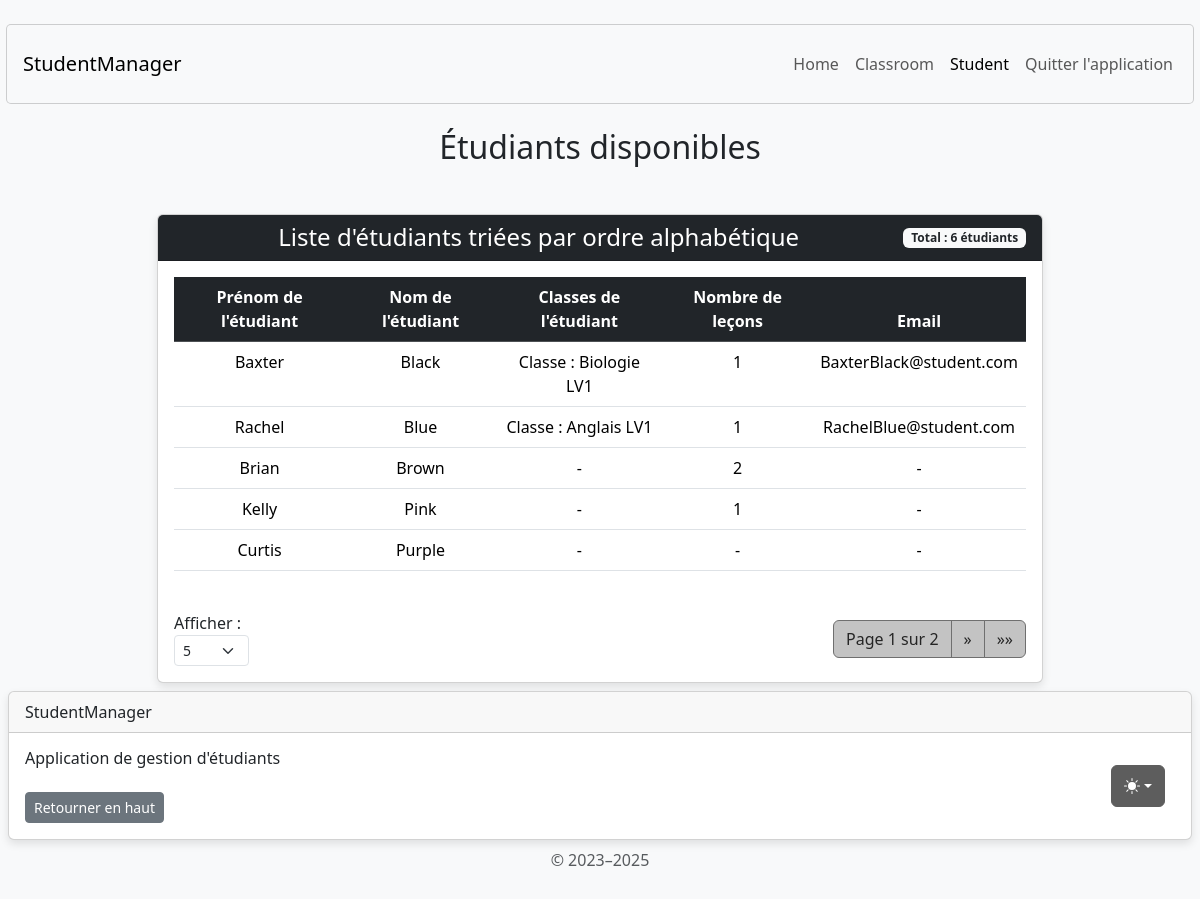
/student/display/, run on the app's committed database.
### student/models.py (models this page shows, shortened)
class Student(AbstractUser):
    username = None
    email = models.EmailField('email address', unique=True, null=True, blank=True)
    USERNAME_FIELD = 'email'
    REQUIRED_FIELDS = []
    classroom = models.ForeignKey(
        Classroom,
        on_delete=models.SET_NULL,
        null=True,
        blank=True,
        related_name="students"
    )
    lessons = models.ManyToManyField(Lesson, through='StudentLesson', blank=True)
    groups = models.ManyToManyField(
        'auth.Group',
        blank=True,
        related_name='student_set',
        help_text='The groups this user belongs to.',
        verbose_name='groups'
    )
    user_permissions = models.ManyToManyField(
        'auth.Permission',
        blank=True,
        related_name='student_set_permissions',
        help_text='Specific permissions for this user.',
        verbose_name='user permissions'
    )

### classroom/models.py (models this page shows, shortened)
class Classroom(models.Model):
    classroom_name = models.CharField(max_length=255)
    number_of_places_available = models.PositiveIntegerField(default=0)
    def __str__(self):
        return f"Classe : {self.classroom_name}"

### student/views.py (the view)
# urls.py: path('student/display/', display_students_view, name='display_students'),
def display_students_view(request):
    try:
        items_per_page = int(request.GET.get('items_per_page', 5))
        if items_per_page not in [5, 10, 50, 100]:
            items_per_page = 5
    except (ValueError, TypeError):
        items_per_page = 5
    students = Student.objects.all() \
        .order_by('last_name', 'first_name') \
        .select_related('classroom') \
        .prefetch_related('lessons')
    paginator = Paginator(students, items_per_page)
    page_number = request.GET.get('page')
    page_obj = paginator.get_page(page_number)
    context = {
        'page_obj': page_obj,
        'students': page_obj.object_list,
        'has_students': page_obj.object_list.exists(),
        'items_per_page': items_per_page,
        'per_page_options': [5, 10, 50, 100]
    }
    return render(request, 'student/display_students.html', context)

### student/templates/student/display_students.html (shortened to what this page needs)
{% extends 'home/base.html' %}
{% load static %}
{% block content %}
<body class="d-flex align-items-center py-4 bg-body-tertiary">
    <main class="container text-center">
        <h2 class="mb-4 mt-4">Étudiants disponibles</h2>
        <div class="container mt-5">
            <div class="row justify-content-center">
                <div class="col-md-10">
                    <div class="card">
                        <div class="card-header bg-dark text-white d-flex justify-content-between align-items-center">
                            <h4 class="mb-0 flex-grow-1 text-center">Liste d'étudiants triées par ordre alphabétique</h4>
                            <span class="badge bg-light text-dark">
                                Total : {{ page_obj.paginator.count }} étudiants
                            </span>
                        </div>
                        <div class="card-body">
                            {% if has_students %}
                            <div class="table-responsive">
                                <table class="table table-hover">
                                    <thead class="table-dark">
                                        <tr>
                                            <th scope="col">Prénom de l'étudiant</th>
                                            <th scope="col">Nom de l'étudiant</th>
                                            <th scope="col">Classes de l'étudiant</th>
                                            <th scope="col">Nombre de leçons</th>
                                            <th scope="col">Email</th>
                                        </tr>
                                    </thead>
                                    <tbody>
                                        {% for student in students %}
                                        <tr>
                                            <td>{{ student.first_name }}</td>
                                            <td>{{ student.last_name }}</td>
                                            <td>
                                                {% if student.classroom %}
                                                    {{ student.classroom }}
                                                {% else %}
                                                    -
                                                {% endif %}
                                            </td>
                                            <td>
                                                {% if student.lessons.count %}
                                                    {{ student.lessons.count }}
                                                {% else %}
                                                    -
                                                {% endif %}
                                            </td>
                                            <td>
                                                {% if student.email %}
                                                    {{ student.email }}
                                                {% else %}
                                                    -
                                                {% endif %}
                                            </td>
                                        </tr>
                                        {% endfor %}
                                    </tbody>
                                </table>
                            </div>
                            <div class="pagination-container mt-4">
                                <div>
                                    <form method="GET" class="form-inline">
                                        <label for="items_per_page" class="me-2">Afficher :</label>
                                        <select name="items_per_page" id="items_per_page" class="form-select form-select-sm" onchange="this.form.submit()">
                                            {% for option in per_page_options %}
                                            <option value="{{ option }}" {% if items_per_page == option %}selected{% endif %}>{{ option }}</option>
                                            {% endfor %}
                                        </select>
                                    </form>
                                </div>
                                <nav>
                                    <ul class="pagination mb-0">
                                        <li class="page-item disabled">
                                            <span class="page-link">
                                                Page {{ page_obj.number }} sur {{ page_obj.paginator.num_pages }}
                                            </span>
                                        </li>
                                        {% if page_obj.has_next %}
                                        <li class="page-item">
                                            <a class="page-link" href="?page={{ page_obj.next_page_number }}&items_per_page={{ items_per_page }}" aria-label="Next">
                                                <span aria-hidden="true">&raquo;</span>
                                            </a>
                                        </li>
                                        <li class="page-item">
                                            <a class="page-link" href="?page={{ page_obj.paginator.num_pages }}&items_per_page={{ items_per_page }}" aria-label="Last">
                                                <span aria-hidden="true">&raquo;&raquo;</span>
                                            </a>
                                        </li>
                                        {% endif %}
                                    </ul>
                                </nav>
                            </div>
                            {% else %}
                            <div class="alert alert-info" role="alert">
                                Il n'y a pas d'étudiants à afficher.
                            </div>
                            {% endif %}
                        </div>
                    </div>
                </div>
            </div>
        </div>
    </main>
</body>
{% endblock content %}

### home/templates/home/base.html (shortened to what this page needs)
{% load static %}
<!doctype html>
<html lang="en" data-bs-theme="auto">
<head>
    <link href="/static/css/bootstrap-reboot.min.css" rel="stylesheet">
    <link rel="stylesheet" href="{% static 'css/bootstrap.css' %}">
</head>
<body>
    <nav class="navbar navbar-expand-lg bg-body-tertiary navbar-custom w-100">
        <div class="container-fluid">
            <a class="navbar-brand ms-1" href="#">StudentManager</a>
            <div class="collapse navbar-collapse justify-content-end">
                <ul class="navbar-nav">
                    <li class="nav-item">
                        <a class="nav-link {% if request.resolver_match.view_name == 'home' %}active{% endif %}" href="{% url 'home' %}">Home</a>
                    </li>
                    <li class="nav-item">
                        <a class="nav-link {% if 'classroom' in request.resolver_match.view_name %}active{% endif %}" href="{% url 'classroom_home' %}">Classroom</a>
                    </li>
                    <li class="nav-item">
                        <a class="nav-link {% if 'student' in request.resolver_match.view_name %}active{% endif %}" href="{% url 'student_home' %}">Student</a>
                    </li>
                    <li class="nav-item">
                        <a class="nav-link text-decoration-none">Quitter l'application</a>
                    </li>
                </ul>
            </div>
        </div>
    </nav>
    <main class="container text-center">
        {% block content %}
        {% endblock %}
    </main>
    <footer class="footer mt-auto pt-2 negative-mb w-100 text-light py-3">
        <div class="card card-sm mx-2">
            <div class="card-header">StudentManager</div>
            <div class="card-body">
                <h5 class="card-title fs-6">Application de gestion d'étudiants</h5>
                <a href="#" class="btn btn-secondary btn-sm mt-3">Retourner en haut</a>
                <div class="dropdown bd-mode-toggle me-4 custom-mb">
                    <button class="btn btn-bd-primary py-2 dropdown-toggle d-flex align-items-center"
                            id="bd-theme"
                            type="button"
                            aria-expanded="false"
                            data-bs-toggle="dropdown"
                            aria-label="Toggle theme (auto)">
                    <svg class="bi my-1 theme-icon-active" width="1em" height="1em"><use href="#circle-half"></use></svg>
                  </button>
                </div>
            </div>
        </div>
        <div class="centered">
            <p class="mt-2 mb-3 text-body-secondary">&copy; 2023–2025</p>
        </div>
    </footer>
</body>
</html>

### home/templates/home/base.html (style rules this page uses)
.navbar-custom { height: 80px; border-radius: 5px; width: 99% !important; border: var(--bs-card-border-width) solid var(--bs-card-border-color); --bs-card-border-width: var(--bs-border-width); --bs-card-border-color: var(--bs-border-color-translucent); }
.bi { vertical-align: -.125em; fill: currentColor; }
.btn-bd-primary { --bd-bg: #5d5d5d; --bs-btn-font-weight: 600; --bs-btn-color: var(--bs-white); --bs-btn-bg: var(--bd-bg); --bs-btn-border-color: var(--bd-bg); --bs-btn-hover-color: var(--bs-white); --bs-btn-hover-bg: #4a4a4a; --bs-btn-hover-border-color: #7e7e7e; --bs-btn-focus-shadow-rgb: var(--bd-violet-rgb); --bs-btn-active-color: var(--bs-btn-hover-color); --bs-btn-active-bg: #474646; --bs-btn-active-border-color: #474646; }
.bd-mode-toggle { position: absolute; right: 0.1rem; bottom: -3rem; }
.custom-mb { margin-bottom: 5rem !important; }
.centered { display: flex; justify-content: center; align-items: center; }
.negative-mb { margin-bottom: -3rem; }
body { display: flex; flex-direction: column; min-height: 100vh; }
main { flex: 1; }

### student/templates/student/display_students.html (style rules this page uses)
.card { box-shadow: 0 4px 8px rgba(0, 0, 0, 0.1); }
.pagination .page-item .page-link { color: #252525; background-color: #c3c3c3; border-color: #6f6f6f; transition: all 0.3s ease; outline: none !important; box-shadow: none !important; }
.pagination .page-item.disabled .page-link { background-color: #c3c3c3; border-color: #6f6f6f; color: #252525; }
.pagination-container { display: flex; justify-content: space-between; align-items: center; flex-wrap: wrap; }

### data on the page
Student: first_name "Baxter", last_name "Black", classroom "Classe : Biologie LV1", lessons.count "1", email "BaxterBlack@student.com"
Student: first_name "Rachel", last_name "Blue", classroom "Classe : Anglais LV1", lessons.count "1", email "RachelBlue@student.com"
Student: first_name "Brian", last_name "Brown", lessons.count "2"
Student: first_name "Kelly", last_name "Pink", lessons.count "1"
Student: first_name "Curtis", last_name "Purple"

### other printed values
{{ page_obj.paginator.count }} "6"
{{ page_obj.number }} "1"
{{ page_obj.paginator.num_pages }} "2"
form field items_per_page "5"
